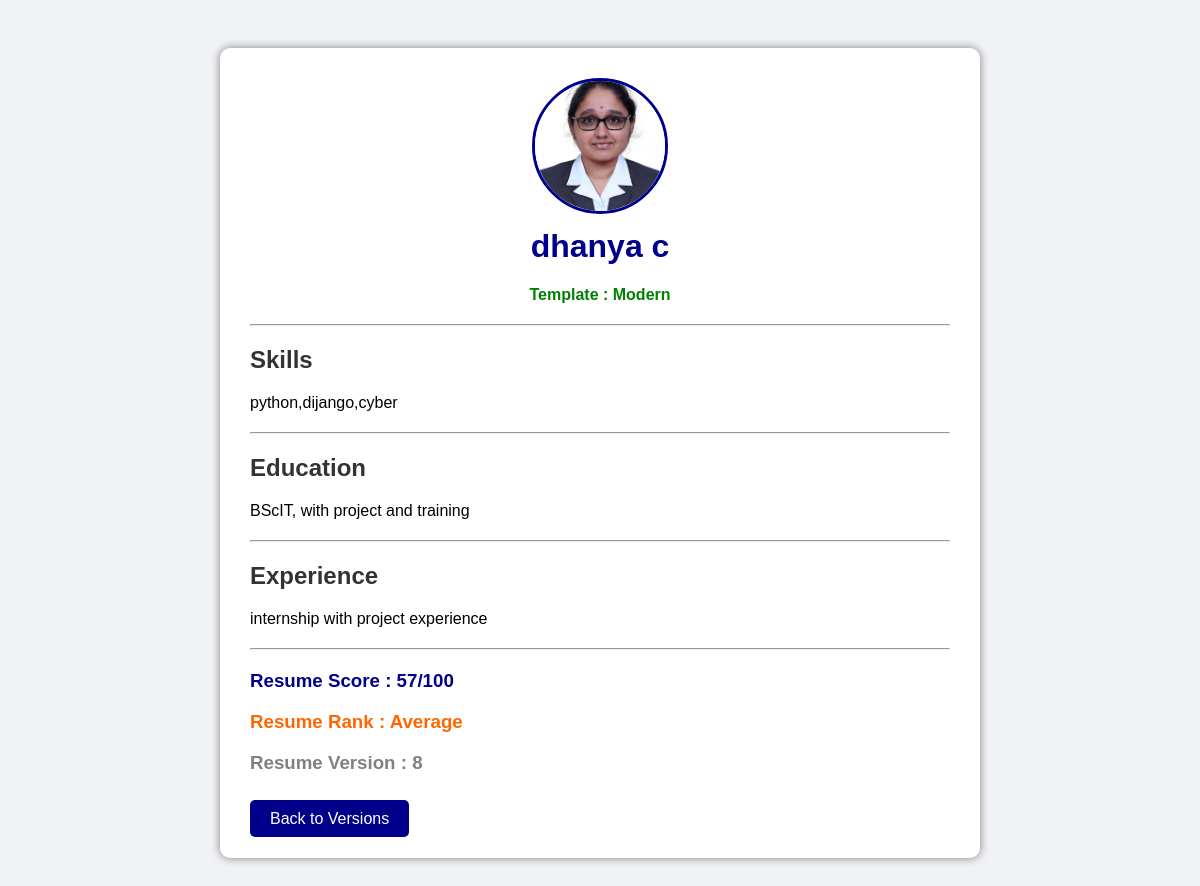
The app's page /preview/8 with its own data.
### tables this page shows
CREATE TABLE resume_versions(
        id INTEGER PRIMARY KEY AUTOINCREMENT,
        name TEXT,
        skills TEXT,
        education TEXT,
        experience TEXT,
        photo TEXT,
        template TEXT,
        version_number INTEGER,
        score INTEGER
    );

### app.py (the view)
@app.route('/preview/<int:id>')
def preview(id):
    conn = get_db()
    resume = conn.execute("""
    SELECT * FROM resume_versions
    WHERE id=?
    """, (id,)).fetchone()
    conn.close()
    rank = get_rank(resume[8])
    return render_template(
        'preview.html',
        resume=resume,
        rank=rank
    )

### app.py (called while the page is built)
def get_db():
    return sqlite3.connect("database.db")

def get_rank(score):
    if score >= 90:
        return "Excellent"
    elif score >= 70:
        return "Good"
    elif score >= 50:
        return "Average"
    else:
        return "Poor"

### templates/preview.html (shortened to what this page needs)
<!DOCTYPE html>
<html>
<head>
</head>
<body>
<div class="resume-box">
    <center>
        <img
        src="/static/uploads/{{ resume[5] }}"
        alt="Profile Photo"
        >
        <h1>{{ resume[1] }}</h1>
        <p class="template">
            Template :
            {{ resume[6] }}
        </p>
    </center>
    <hr>
    <h2>Skills</h2>
    <p>{{ resume[2] }}</p>
    <hr>
    <h2>Education</h2>
    <p>{{ resume[3] }}</p>
    <hr>
    <h2>Experience</h2>
    <p>{{ resume[4] }}</p>
    <hr>
    <h3 class="score">
        Resume Score :
        {{ resume[8] }}/100
    </h3>
    <h3 class="rank">
        Resume Rank :
        {{ rank }}
    </h3>
    <h3 class="version">
        Resume Version :
        {{ resume[7] }}
    </h3>
    <br>
    <a
    href="/versions"
    class="btn"
    >
        Back to Versions
    </a>
</div>
</body>
</html>

### templates/preview.html (style rules this page uses)
body { font-family: Arial; background-color: #f0f2f5; padding: 40px; }
.resume-box { width: 700px; margin: auto; background: white; padding: 30px; border-radius: 10px; box-shadow: 0px 0px 10px gray; }
img { width: 130px; height: 130px; border-radius: 50%; object-fit: cover; border: 3px solid darkblue; }
h1 { color: darkblue; margin-top: 10px; }
h2 { color: #333; }
hr { margin-top: 20px; margin-bottom: 20px; }
.template { color: green; font-weight: bold; }
.version { color: gray; }
.score { color: darkblue; font-weight: bold; }
.rank { color: #ff6600; font-weight: bold; }
.btn { text-decoration: none; background-color: darkblue; color: white; padding: 10px 20px; border-radius: 5px; }

### records on screen
resume_versions: photo (picture), name "dhanya c", template "Modern", skills "python,dijango,cyber", education "BScIT, with project and training", experience "internship with project experience", score "57", version_number "8"

### other values on screen
{{ rank }} "Average"
